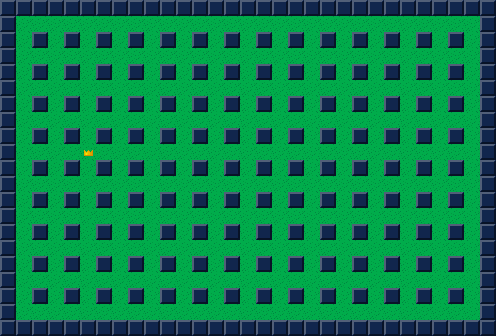

This game map was drawn from its Tiled (.tmx) file and the tilesets committed beside it. A one-line description and the full map source follow:
An orthogonal 31x21 tile map with 16x16 px tiles, 2 tile layers (foreground, hats), 1 hidden layer not drawn.

<map version="1.10" tiledversion="1.10.1" orientation="orthogonal" renderorder="right-down" width="31" height="21" tilewidth="16" tileheight="16" infinite="0" nextlayerid="4" nextobjectid="1">
 <editorsettings>
  <export target="../../src/assets/map.json" format="json" />
 </editorsettings>
 <tileset firstgid="1" source="bomber-man-sprite.tsx" />
 <layer id="1" name="foreground" width="31" height="21">
  <data encoding="csv">
3,3,3,3,3,3,3,3,3,3,3,3,3,3,3,3,3,3,3,3,3,3,3,3,3,3,3,3,3,3,3,
3,14,14,14,14,14,14,14,14,14,14,14,14,14,14,14,14,14,14,14,14,14,14,14,14,14,14,14,14,14,3,
3,14,3,14,3,14,3,14,3,14,3,14,3,14,3,14,3,14,3,14,3,14,3,14,3,14,3,14,3,14,3,
3,14,14,14,14,14,14,14,14,14,14,14,14,14,14,14,14,14,14,14,14,14,14,14,14,14,14,14,14,14,3,
3,14,3,14,3,14,3,14,3,14,3,14,3,14,3,14,3,14,3,14,3,14,3,14,3,14,3,14,3,14,3,
3,14,14,14,14,14,14,14,14,14,14,14,14,14,14,14,14,14,14,14,14,14,14,14,14,14,14,14,14,14,3,
3,14,3,14,3,14,3,14,3,14,3,14,3,14,3,14,3,14,3,14,3,14,3,14,3,14,3,14,3,14,3,
3,14,14,14,14,14,14,14,14,14,14,14,14,14,14,14,14,14,14,14,14,14,14,14,14,14,14,14,14,14,3,
3,14,3,14,3,14,3,14,3,14,3,14,3,14,3,14,3,14,3,14,3,14,3,14,3,14,3,14,3,14,3,
3,14,14,14,14,14,14,14,14,14,14,14,14,14,14,14,14,14,14,14,14,14,14,14,14,14,14,14,14,14,3,
3,14,3,14,3,14,3,14,3,14,3,14,3,14,3,14,3,14,3,14,3,14,3,14,3,14,3,14,3,14,3,
3,14,14,14,14,14,14,14,14,14,14,14,14,14,14,14,14,14,14,14,14,14,14,14,14,14,14,14,14,14,3,
3,14,3,14,3,14,3,14,3,14,3,14,3,14,3,14,3,14,3,14,3,14,3,14,3,14,3,14,3,14,3,
3,14,14,14,14,14,14,14,14,14,14,14,14,14,14,14,14,14,14,14,14,14,14,14,14,14,14,14,14,14,3,
3,14,3,14,3,14,3,14,3,14,3,14,3,14,3,14,3,14,3,14,3,14,3,14,3,14,3,14,3,14,3,
3,14,14,14,14,14,14,14,14,14,14,14,14,14,14,14,14,14,14,14,14,14,14,14,14,14,14,14,14,14,3,
3,14,3,14,3,14,3,14,3,14,3,14,3,14,3,14,3,14,3,14,3,14,3,14,3,14,3,14,3,14,3,
3,14,14,14,14,14,14,14,14,14,14,14,14,14,14,14,14,14,14,14,14,14,14,14,14,14,14,14,14,14,3,
3,14,3,14,3,14,3,14,3,14,3,14,3,14,3,14,3,14,3,14,3,14,3,14,3,14,3,14,3,14,3,
3,14,14,14,14,14,14,14,14,14,14,14,14,14,14,14,14,14,14,14,14,14,14,14,14,14,14,14,14,14,3,
3,3,3,3,3,3,3,3,3,3,3,3,3,3,3,3,3,3,3,3,3,3,3,3,3,3,3,3,3,3,3
</data>
 </layer>
 <layer id="2" name="blocks" width="31" height="21" visible="0">
  <data encoding="csv">
0,0,0,0,0,0,0,0,0,0,0,0,0,0,0,0,0,0,0,0,0,0,0,0,0,0,0,0,0,0,0,
0,0,0,0,0,0,0,0,0,0,0,0,1,1,1,0,0,0,0,0,0,0,0,0,0,0,0,0,0,58,0,
0,0,0,1,0,1,0,0,0,0,0,0,0,0,0,0,0,1,0,1,0,1,0,1,0,1,0,0,0,0,0,
0,0,0,1,0,1,1,1,1,0,1,0,0,0,1,0,0,0,0,0,0,0,0,0,0,0,0,1,1,0,0,
0,0,0,1,0,1,0,0,0,1,0,1,0,1,0,1,0,1,0,1,0,1,0,1,0,0,0,0,0,0,0,
0,0,0,0,0,0,0,0,0,0,0,0,0,0,0,0,1,0,0,0,0,0,0,0,0,0,1,0,1,0,0,
0,1,0,1,0,1,0,1,0,1,0,0,0,0,0,0,0,1,0,1,0,1,0,1,0,1,0,0,0,0,0,
0,1,0,0,0,0,0,0,0,0,0,0,1,0,0,0,0,1,0,0,0,0,0,0,0,0,0,0,0,0,0,
0,1,0,1,0,0,0,1,0,1,0,0,0,0,0,1,0,1,0,0,0,1,0,1,0,1,0,1,0,0,0,
0,0,0,0,0,0,0,0,0,0,0,0,1,0,1,0,0,0,1,0,0,1,0,0,0,0,1,0,0,0,0,
0,0,0,1,0,1,0,0,0,0,0,0,0,1,0,0,0,1,0,0,0,1,0,1,0,0,0,0,0,0,0,
0,0,1,0,0,0,0,0,0,1,0,0,0,0,0,0,0,0,0,0,0,1,0,0,0,0,1,1,0,0,0,
0,0,0,0,0,0,0,0,0,1,0,0,0,0,0,0,0,0,0,1,0,1,0,0,0,1,0,1,0,0,0,
0,0,0,0,1,1,1,0,0,1,1,1,1,1,1,0,1,0,1,0,0,0,0,0,0,1,0,0,0,1,0,
0,1,0,1,0,0,0,1,0,0,0,0,0,1,0,1,0,0,0,1,0,0,0,1,0,1,0,0,0,1,0,
0,1,0,0,0,0,0,0,0,0,0,0,0,0,0,0,1,0,0,0,0,0,0,0,0,0,0,0,0,0,0,
0,1,0,0,0,1,0,0,0,0,0,0,0,0,0,0,0,1,0,1,0,1,0,1,0,0,0,1,0,0,0,
0,1,0,0,0,1,1,1,1,1,1,1,1,1,1,0,0,0,0,1,0,0,0,0,1,0,1,0,1,0,0,
0,0,0,0,0,0,0,0,0,0,0,0,0,0,0,0,0,1,0,1,0,1,0,1,0,0,0,0,0,0,0,
0,0,0,0,1,0,0,0,0,0,0,0,0,0,0,0,0,0,0,0,0,0,0,0,0,0,0,0,1,0,0,
0,0,0,0,0,0,0,0,0,0,0,0,0,0,0,0,0,0,0,0,0,0,0,0,0,0,0,0,0,0,0
</data>
 </layer>
 <layer id="3" name="hats" width="31" height="21">
  <data encoding="csv">
0,0,0,0,0,0,0,0,0,0,0,0,0,0,0,0,0,0,0,0,0,0,0,0,0,0,0,0,0,0,0,
0,0,0,0,0,0,0,0,0,0,0,0,0,0,0,0,0,0,0,0,0,0,0,0,0,0,0,0,0,0,0,
0,0,0,0,0,0,0,0,0,0,0,0,0,0,0,0,0,0,0,0,0,0,0,0,0,0,0,0,0,0,0,
0,0,0,0,0,0,0,0,0,0,0,0,0,0,0,0,0,0,0,0,0,0,0,0,0,0,0,0,0,0,0,
0,0,0,0,0,0,0,0,0,0,0,0,0,0,0,0,0,0,0,0,0,0,0,0,0,0,0,0,0,0,0,
0,0,0,0,0,0,0,0,0,0,0,0,0,0,0,0,0,0,0,0,0,0,0,0,0,0,0,0,0,0,0,
0,0,0,0,0,0,0,0,0,0,0,0,0,0,0,0,0,0,0,0,0,0,0,0,0,0,0,0,0,0,0,
0,0,0,0,0,0,0,0,0,0,0,0,0,0,0,0,0,0,0,0,0,0,0,0,0,0,0,0,0,0,0,
0,0,0,0,0,0,0,0,0,0,0,0,0,0,0,0,0,0,0,0,0,0,0,0,0,0,0,0,0,0,0,
0,0,0,0,0,58,0,0,0,0,0,0,0,0,0,0,0,0,0,0,0,0,0,0,0,0,0,0,0,0,0,
0,0,0,0,0,0,0,0,0,0,0,0,0,0,0,0,0,0,0,0,0,0,0,0,0,0,0,0,0,0,0,
0,0,0,0,0,0,0,0,0,0,0,0,0,0,0,0,0,0,0,0,0,0,0,0,0,0,0,0,0,0,0,
0,0,0,0,0,0,0,0,0,0,0,0,0,0,0,0,0,0,0,0,0,0,0,0,0,0,0,0,0,0,0,
0,0,0,0,0,0,0,0,0,0,0,0,0,0,0,0,0,0,0,0,0,0,0,0,0,0,0,0,0,0,0,
0,0,0,0,0,0,0,0,0,0,0,0,0,0,0,0,0,0,0,0,0,0,0,0,0,0,0,0,0,0,0,
0,0,0,0,0,0,0,0,0,0,0,0,0,0,0,0,0,0,0,0,0,0,0,0,0,0,0,0,0,0,0,
0,0,0,0,0,0,0,0,0,0,0,0,0,0,0,0,0,0,0,0,0,0,0,0,0,0,0,0,0,0,0,
0,0,0,0,0,0,0,0,0,0,0,0,0,0,0,0,0,0,0,0,0,0,0,0,0,0,0,0,0,0,0,
0,0,0,0,0,0,0,0,0,0,0,0,0,0,0,0,0,0,0,0,0,0,0,0,0,0,0,0,0,0,0,
0,0,0,0,0,0,0,0,0,0,0,0,0,0,0,0,0,0,0,0,0,0,0,0,0,0,0,0,0,0,0,
0,0,0,0,0,0,0,0,0,0,0,0,0,0,0,0,0,0,0,0,0,0,0,0,0,0,0,0,0,0,0
</data>
 </layer>
</map>
